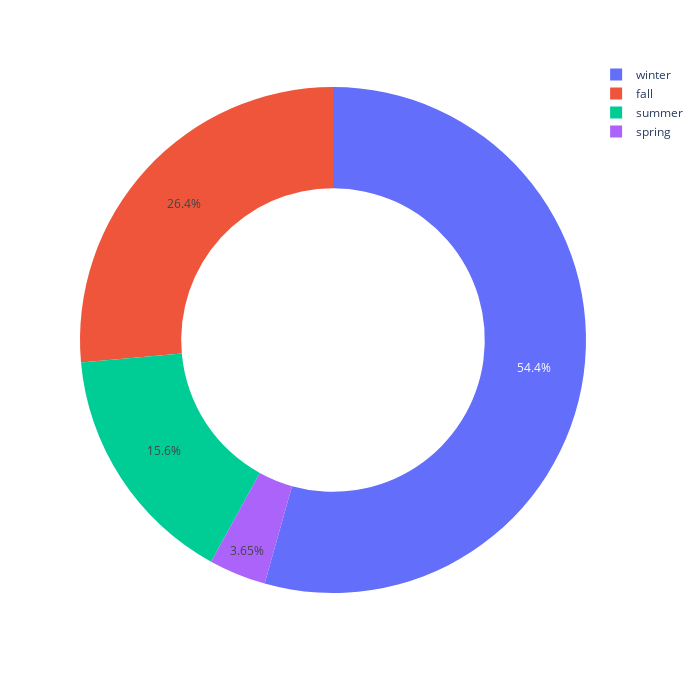

The notebook cell saved with this chart:
### Code cell
px.pie(names=season_count.index,values=season_count.values,hole=.6, width = 700, height = 700)

### Figure 1 — Plotly figure (JSON) as saved in the notebook; plotly's stock layout.template omitted (floating-point values rounded to 4 significant figures)
{"data": [{"domain": {"x": [0, 1], "y": [0, 1]}, "hole": 0.6, "hovertemplate": "label=%{label}<br>value=%{value}<extra></extra>", "labels": ["winter", "fall", "summer", "spring"], "legendgroup": "", "name": "", "showlegend": true, "type": "pie", "values": [3453, 1678, 990, 232]}], "layout": {"height": 700, "legend": {"tracegroupgap": 0}, "margin": {"t": 60}, "width": 700}}
